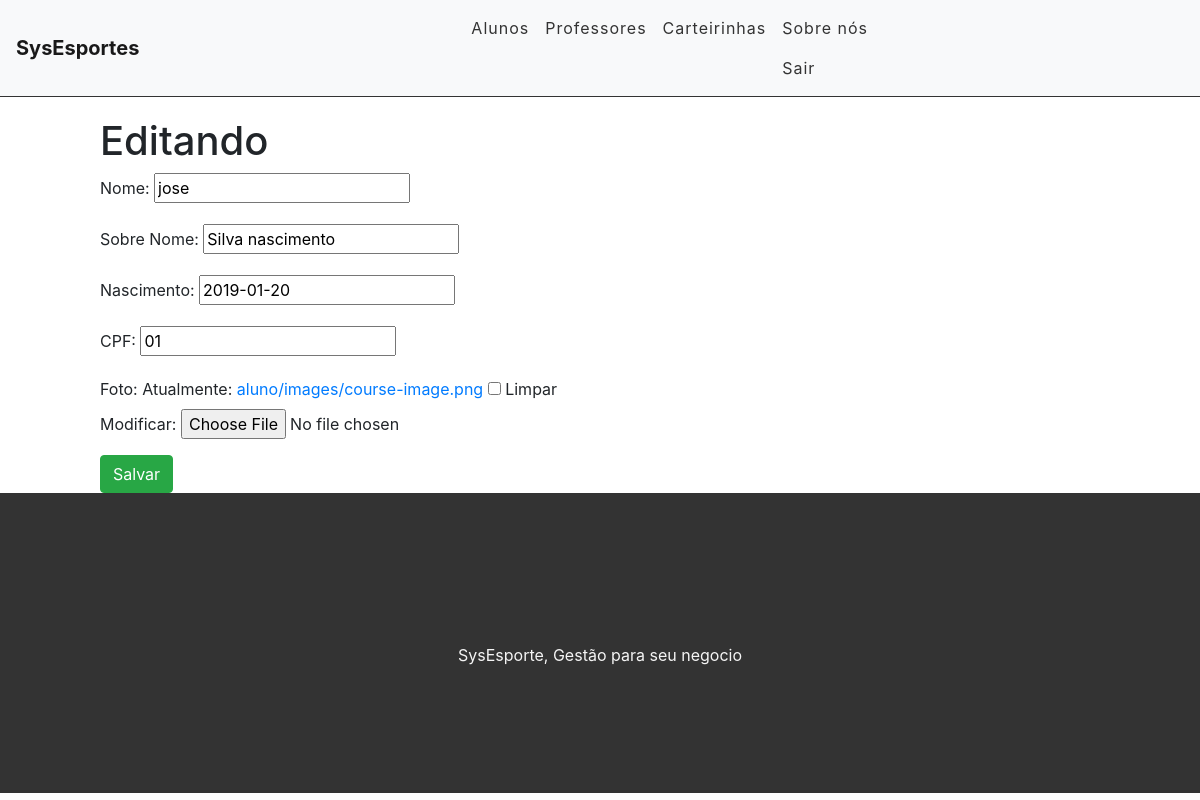
The page /aluno/editcadastro/80 (signed in) on the database its author committed.
### aluno/models.py (models this page shows, shortened)
class Aluno(models.Model):
    id_aluno = models.AutoField('Id do Aluno', primary_key=True)
    num_matricula = models.CharField('Matricula', max_length=50, blank=True)
    nome = models.CharField('Nome', max_length=30, blank=False, null=False)
    sobrenome = models.CharField('Sobre Nome', max_length=100, blank=False, null=False)
    nascimento = models.DateField('Nascimento', auto_now_add=False)
    rg = models.CharField('Rg/Registro', max_length=30, blank=True, null=True)
    cpf = models.CharField('CPF', unique=True, max_length=14, blank=True, null=True)
    sexo = models.CharField(max_length=4, choices=TIPO_SEXO, blank=True, null=True)
    altura = models.DecimalField('Altura', max_digits=8, decimal_places=2, default=0, blank=True, null=True)
    peso = models.DecimalField('Peso', max_digits=8, decimal_places=4, default=0, blank=True, null=True)
    tipo_sanguinio = models.CharField('Tipo Sanguinio', max_length=11, blank=True, null=True)
    email = models.EmailField(blank=True, null=True)
    fone1 = models.CharField('Telefone', max_length=13, blank=True, null=True)
    fone2 = models.CharField('Celular', max_length=13, blank=True, null=True)
    fone3 = models.CharField('Whatsapp', max_length=13, blank=True, null=True)
    pai = models.CharField(max_length=100, blank=True, null=True)
    fone4 = models.CharField('Telefone', max_length=13, blank=True, null=True)
    mae = models.CharField('Mãe', max_length=100, blank=True, null=True)
    fone5 = models.CharField('Telefone', max_length=13, blank=True, null=True)
    cep = models.CharField(max_length=9, blank=True, null=True)
    estado = models.CharField(max_length=30, blank=True, null=True, default='')
    cidade = models.CharField(max_length=50, blank=True, null=True, default='')
    rua = models.CharField(max_length=50, blank=True, null=True, default='')
    img = models.ImageField(upload_to='aluno/images/', verbose_name='Foto', null=True,  blank=True,)
    escolinha = models.ForeignKey(dadosEscolinha, blank=True, null=True, on_delete=models.CASCADE)
    data_cadastro = models.DateTimeField('Cadastrado em', auto_now_add=True)
    data_atualizacao = models.DateTimeField('Atualizado em', auto_now=True)
    class Meta:
        ordering = ['nome']

### aluno/views.py (the view)
# urls.py: path('editcadastro/<int:id_aluno>', views.EditarCadastro, name='edita_cadastro'),
@login_required
def EditarCadastro(request, id_aluno):
	aluno = get_object_or_404(Aluno, pk=id_aluno)
	if request.method == "POST":
		form = AlunoForm(request.POST, request.FILES, instance
			= aluno)
		if form.is_valid():
			form = form.save(commit=False)
			form.save()
			messages.info(request,'Cadastro atualizado com sucesso.')
			return redirect('/aluno/listaluno')
	else:
		form = AlunoForm(instance=aluno)
	return render(request, 'aluno/editcadastro.html', {'form':form})

### aluno/forms.py
class AlunoForm(forms.ModelForm):
	class Meta:
		model = Aluno
		fields = 'nome', 'sobrenome', 'nascimento', 'cpf', 'img'

### templates/aluno/editcadastro.html (shortened to what this page needs)
{% extends 'system/base.html' %}
{% block content %}
<div class="offset-1 col-10 list-div">
	<h1>Editando {{aluno.nome_completo}}</h1>
	<form method="POST">
		{{form.as_p}}
		<input type="submit" class="btn btn-success" value="Salvar">
	</form>
</div>
{% endblock %}

### static/system/css/styles.css (style rules this page uses)
.list-div { padding: 0; }

### rows shown on the page
Aluno: nome "jose", sobrenome "Silva nascimento", nascimento "2019-01-20", cpf "01"
